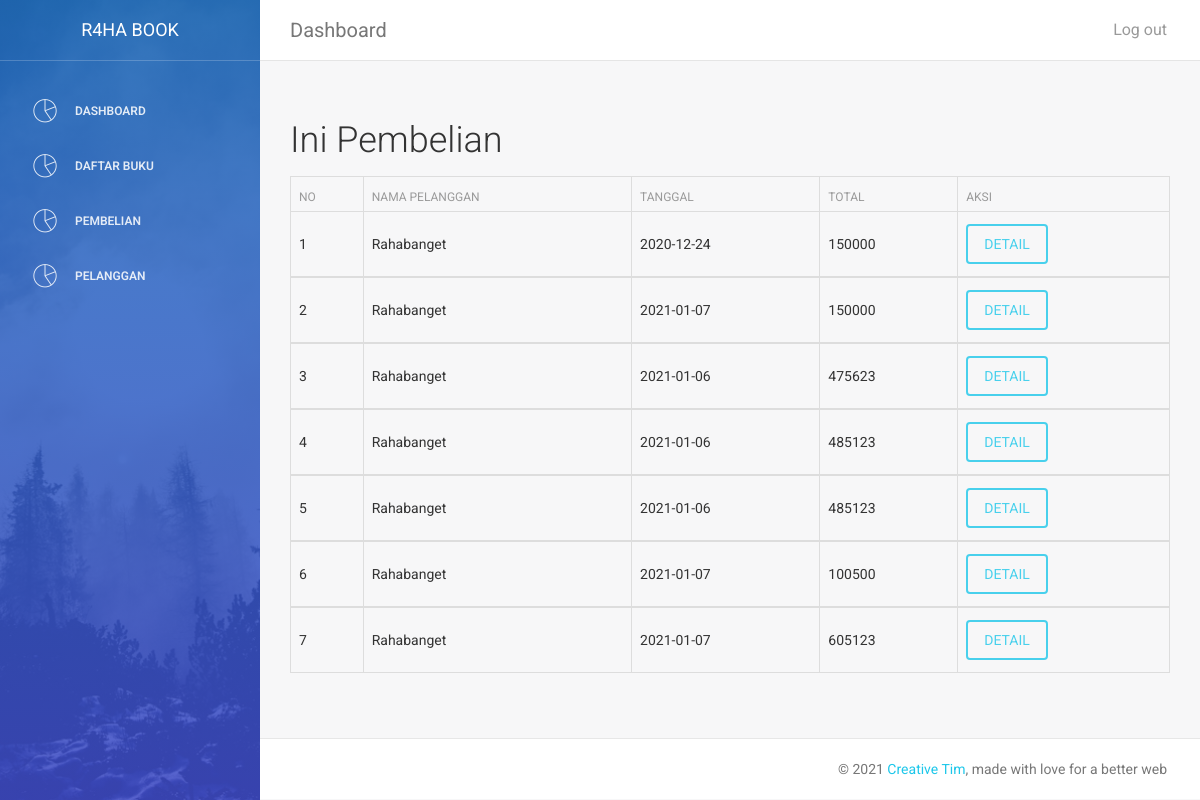
Page /admin/index.php?halaman=pembelian (signed in) on the committed database.
### tables this page shows
CREATE TABLE `pembelian` (
  `id_pembelian` int(11) NOT NULL,
  `id_pelanggan` int(11) DEFAULT NULL,
  `id_ongkir` int(11) NOT NULL,
  `tarif` int(11) NOT NULL,
  `tanggal_pembelian` date DEFAULT NULL,
  `total_pembelian` int(11) DEFAULT NULL
);

CREATE TABLE `pelanggan` (
  `id_pelanggan` int(11) NOT NULL,
  `email_pelanggan` varchar(100) DEFAULT NULL,
  `password_pelanggan` varchar(100) DEFAULT NULL,
  `nama_pelanggan` varchar(100) DEFAULT NULL,
  `telepon_pelanggan` varchar(20) DEFAULT NULL
);

### admin/pembelian.php (the view)
<h2>Ini Pembelian</h2>
<table class="table table-bordered">
    <thead>
        <tr>
            <th>No</th>
            <th>Nama Pelanggan</th>
            <th>Tanggal</th>
            <th>Total</th>
            <th>AKSI</th>
        </tr>
    </thead>
    <?php
        $ambil=$koneksi->query("SELECT * FROM pembelian JOIN pelanggan ON pembelian.id_pelanggan=pelanggan.id_pelanggan");
        $no = 1;
        while($pecah = $ambil->fetch_assoc()){
    ?>
    <tbody>
        <tr>
            <td><?php echo $no; ?></td>
            <td><?php echo $pecah['nama_pelanggan']; ?></td>
            <td><?php echo $pecah['tanggal_pembelian']; ?></td>
            <td><?php echo $pecah['total_pembelian']; ?></td>
            <td>
                <a href="index.php?halaman=detail&id=<?php echo $pecah['id_pembelian']; ?>" class="btn btn-info">DETAIL</a>
            </td>
        </tr>
        <?php $no++ ?>
        <?php } ?>
    </tbody>
</table>

### rows in the picture
pembelian: id_pelanggan.nama_pelanggan "Rahabanget", tanggal_pembelian "2020-12-24", total_pembelian "150000"
pembelian: id_pelanggan.nama_pelanggan "Rahabanget", tanggal_pembelian "2021-01-07", total_pembelian "150000"
pembelian: id_pelanggan.nama_pelanggan "Rahabanget", tanggal_pembelian "2021-01-06", total_pembelian "475623"
pembelian: id_pelanggan.nama_pelanggan "Rahabanget", tanggal_pembelian "2021-01-06", total_pembelian "485123"
pembelian: id_pelanggan.nama_pelanggan "Rahabanget", tanggal_pembelian "2021-01-06", total_pembelian "485123"
pembelian: id_pelanggan.nama_pelanggan "Rahabanget", tanggal_pembelian "2021-01-07", total_pembelian "100500"
pembelian: id_pelanggan.nama_pelanggan "Rahabanget", tanggal_pembelian "2021-01-07", total_pembelian "605123"
